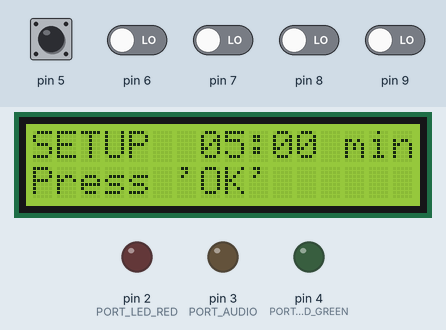
Simulated run of this sketch. Board: Arduino Uno, built with avr-gcc and run on an emulated ATmega328P. On the bench: 16×2 character LCD, output pins drawn as LEDs (lit = HIGH). The test bench sets the inputs (shaded band); at power-on: pin 5–9 LOW. Pins used as bus, display or sensor lines are not drawn; what the sketch prints to the serial monitor is not drawn.

Above: at 1.3 s.
1.4 s: pin 7 driven HIGH
At 2.49 s:
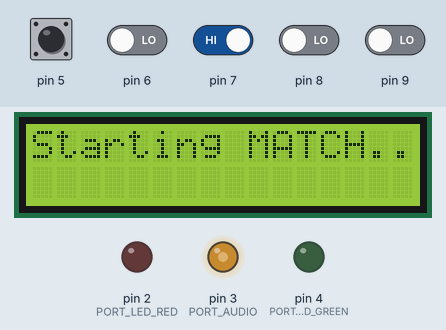
3.4 s: pin 5 pulsed HIGH 5 times (0.12 s each, 0.3 s apart)
At 5.9 s:
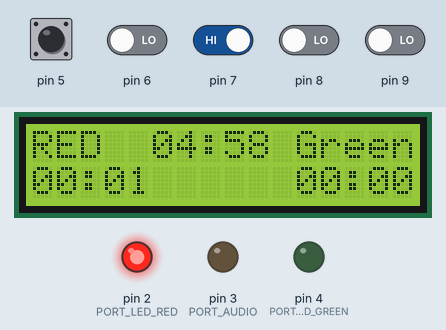
6.6 s: pin 6 driven HIGH
At 7.9 s:
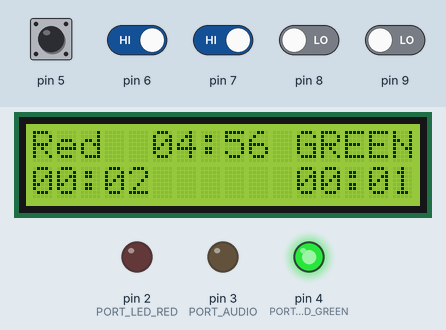
9.6 s: pin 5 driven HIGH
At 10.9 s:
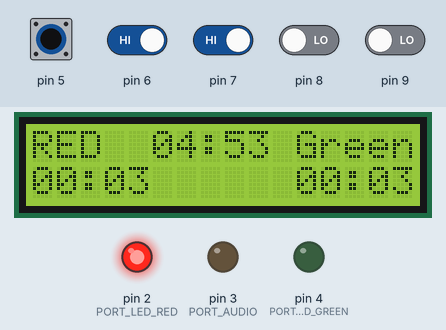
Timing chart, 0 to 12.6 s (numbered marks = the images above; inputs shaded):
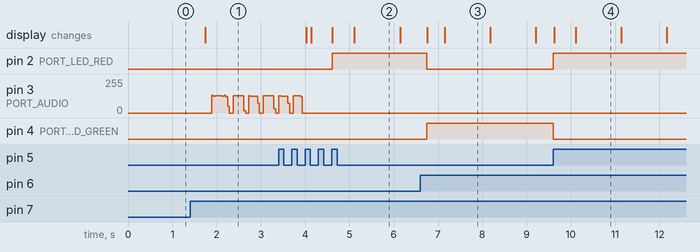

The sketch:

box.ino
```cpp
// (licence header left out)
#include <Wire.h>
#include <LCD_I2C.h>
```

audio.h
```cpp
// (licence header left out)
#ifndef BOX_AUDIO_HEADER
#define BOX_AUDIO_HEADER

#include "constants.h"
#include "ports.h"

#define NOTES           8
#define NOTE_LENGTH     500
#define START_DELAY     100
#define MELODY_DELAY    100
#define SILENCE_DELAY   100 * 2

int notes_tab[] = {1911, 1702, 1516, 1431, 1275, 1136, 1012}; // BASS C-B

#define REST   -1
#define NOTE_C 0
#define NOTE_D 1
#define NOTE_E 2
#define NOTE_F 3
#define NOTE_G 4
#define NOTE_A 5
#define NOTE_B 6

//int8_t start_melody[] = {NOTE_C, NOTE_G, NOTE_E, NOTE_F, NOTE_F, NOTE_E};
//int8_t start_melody[] = {NOTE_E, NOTE_F, NOTE_F, NOTE_E, NOTE_G, NOTE_C};
//int8_t start_melody[] = {NOTE_C, NOTE_D, NOTE_F, NOTE_D, NOTE_A, REST, NOTE_A, NOTE_G, REST,
//						 NOTE_C, NOTE_D, NOTE_F, NOTE_D, NOTE_G, REST, NOTE_G, NOTE_G, NOTE_F};
//int8_t start_melody[] = {NOTE_C, NOTE_E, NOTE_G, NOTE_G, REST, NOTE_G, NOTE_F, NOTE_G, NOTE_A, NOTE_G};
int start_melody[] = {NOTE_C, 100, NOTE_G, 100, NOTE_A, 100,
					  NOTE_G, 100, NOTE_A, 100, NOTE_B, 100};
size_t start_melody_size = sizeof(start_melody) / sizeof(int);

int final_melody[] = {NOTE_E, 100, NOTE_F, 100, NOTE_F, 100,
					  NOTE_E, 100, NOTE_G, 100, NOTE_C, 100};
size_t final_melody_size = sizeof(final_melody) / sizeof(int);

void __audio_play_note(uint8_t note_index, size_t length)
{
	for(size_t i = 0; i < length; i++) {
		digitalWrite(PORT_AUDIO, HIGH);
		delayMicroseconds(notes_tab[note_index]);
		digitalWrite(PORT_AUDIO, LOW);
		delayMicroseconds(notes_tab[note_index]);
	}
}

void __audio_play_melody(int* melody, size_t melody_size)
{
	for(size_t i = 0; i < melody_size; i += 2) {
		int note_index = melody[i];
		int note_length = melody[i + 1];
		if (note_index >= 0 && note_index < NOTES) {
			__audio_play_note((uint8_t)note_index, (size_t)note_length);
		} else {
			delay(note_length);
		}
		delay(note_length);
	}
}

void __audio_power_on()
{
	digitalWrite(PORT_AUDIO_POWER, HIGH);
	delay(START_DELAY);
}

void __audio_power_off()
{
	digitalWrite(PORT_AUDIO_POWER, LOW);
}

void hal_audio_init()
{
	pinMode(PORT_AUDIO, OUTPUT);
	pinMode(PORT_AUDIO_POWER, OUTPUT);
	digitalWrite(PORT_AUDIO, LOW);
}

void hal_audio_play_start()
{
	__audio_power_on();
	__audio_play_melody(start_melody, start_melody_size);
	__audio_power_off();
}

void hal_audio_play_final()
{
	__audio_power_on();
	__audio_play_melody(final_melody, final_melody_size);
	__audio_power_off();
}

#endif
```

buttons.h
```cpp
// (licence header left out)
#ifndef BOX_BUTTONS_HEADER
#define BOX_BUTTONS_HEADER

#include "constants.h"
#include "ports.h"

#define BUTTONS           5
#define BUTTON_TIMEOUT    50

int button_states[BUTTONS];
uint32_t button_times[BUTTONS];

void hal_buttons_init()
{
	// Setup buttons
	for (size_t i = 0; i < BUTTONS; i++) {
		int port = PORT_BUTTON_RED + i;
		pinMode(port, INPUT);
		button_times[i] = 0;
		button_states[i] = 0;
	}
}

int hal_buttons_check()
{
	int result = 0;
	uint32_t ms = millis();
	for (size_t i = 0; i < BUTTONS; i++) {
		int port = PORT_BUTTON_RED + i;
		int state = digitalRead(port);
		uint32_t bs = button_times[i];
		if (state == HIGH) {
			if (!button_states[i]) {
				bs = button_times[i];
				if (bs == 0) {
					bs = button_times[i] = ms;
				}
				if (ms - bs >= BUTTON_TIMEOUT) {
					result |= (1 << i);
					button_states[i] = 1;
					button_times[i] = millis();
				}
			}
		} else {
			if (button_states[i]) {
				bs = button_times[i];
				if (bs == 0) {
					bs = button_times[i] = ms;
				}
				if (ms - bs >= BUTTON_TIMEOUT) {
					button_states[i] = 0;
					button_times[i] = millis();
				}
			}
		}
	}
	return result;
}

#endif
```

constants.h
```cpp
// (licence header left out)
#ifndef BOX_CONSTANTS_HEADER
#define BOX_CONSTANTS_HEADER

#define PLAYER_RED    0
#define PLAYER_GREEN  1

/* Event flags */
#define BUTTON_FLAG_RED    1
#define BUTTON_FLAG_GREEN  2
#define BUTTON_FLAG_OK     4
#define BUTTON_FLAG_LEFT   8
#define BUTTON_FLAG_RIGHT  16
#define TIMER_FLAG_TIMEOUT 32
#define TIMER_FLAG_1SEC    64

#endif
```

display.h
```cpp
// (licence header left out)
#ifndef BOX_DISPLAY_HEADER
#define BOX_DISPLAY_HEADER

#include "constants.h"
#include "errors.h"

#define LCD_DEVICE       0x27
#define LCD_ROWS         16
#define LCD_COLUMNS      2

LCD_I2C lcd(LCD_DEVICE, LCD_ROWS, LCD_COLUMNS);

void time_to_buffer(char* buffer, int sec)
{
	int min = sec / 60;
	sec = sec % 60;
	snprintf(buffer, 6, "%02d:%02d", min, sec);
}

void hal_display_init()
{
	lcd.begin();
	lcd.backlight();
	lcd.clear();
	lcd.print("Game Timer Box");
}

void hal_display_setup(int t, int clear)
{
	char buffer[6];
	if (clear) {
		lcd.clear();
		lcd.setCursor(0, 1);
		lcd.print("Press 'OK'");
	}
	time_to_buffer(buffer, t);
	lcd.setCursor(0, 0);
	lcd.print("SETUP  ");
	lcd.print(buffer);
	lcd.print(" min");
}

void hal_display_game_start()
{
	lcd.clear();
	lcd.print("Starting MATCH..");
}

void hal_display_game(uint32_t t, int red, int green, int player, int clear)
{
	char buffer[6];
	if (clear) {
		lcd.clear();
	}
	time_to_buffer(buffer, t);
	lcd.setCursor(0, 0);
	if (player == PLAYER_RED) {
		lcd.print("RED  ");
		lcd.print(buffer);
		lcd.print(" Green");
	} else if (player == PLAYER_GREEN) {
		lcd.print("Red  ");
		lcd.print(buffer);
		lcd.print(" GREEN");
	} else {
		lcd.print("Red  ");
		lcd.print(buffer);
		lcd.print(" Green");
	}
	DEBUG_("Display time: ");
	DEBUG(buffer);
	lcd.setCursor(0, 1);
	time_to_buffer(buffer, red);
	lcd.print(buffer);
	lcd.setCursor(11, 1);
	time_to_buffer(buffer, green);
	lcd.print(buffer);
}

void hal_display_final_start()
{
	lcd.clear();
	lcd.print("MATCH is OVER!!!");
}

void hal_display_final(int winner, int red, int green)
{
	char buffer[6];
	lcd.clear();
	lcd.setCursor(0, 0);
	if (winner == PLAYER_RED) {
		lcd.print("RED WON!!!");
	} else if (winner == PLAYER_GREEN) {
		lcd.print("GREEN WON!!!");
	} else {
		lcd.print("TIE!!!");
	}
	lcd.setCursor(0, 1);
	lcd.print("R");
	time_to_buffer(buffer, red);
	lcd.print(buffer);
	lcd.print(" vs G");
	time_to_buffer(buffer, green);
	lcd.print(buffer);
}

void hal_display_error(const char* s)
{
	lcd.clear();
	lcd.setCursor(0, 0);
	lcd.print("Error:");
	lcd.setCursor(0, 1);
	lcd.print(s);
}

#endif
```

errors.h
```cpp
// (licence header left out)
#ifndef BOX_ERRORS_HEADER
#define BOX_ERRORS_HEADER

#define __DEBUG 1

#ifdef __DEBUG
   #define DEBUG_BEGIN()   Serial.begin(9600)
   #define DEBUG_(a)       Serial.print(a)
   #define DEBUG(a)        Serial.println(a)
#else
   #define DEBUG_BEGIN()
   #define DEBUG_(a)
   #define DEBUG(a)
#endif

#endif
```

light.h
```cpp
// (licence header left out)
#ifndef BOX_LIGHT_HEADER
#define BOX_LIGHT_HEADER

#include <LCD_I2C.h>

#include "constants.h"
#include "ports.h"

int red_led_state, green_led_state;

void hal_led_init()
{
	// Setup output ports
	pinMode(PORT_LED_RED, OUTPUT);
	pinMode(PORT_LED_GREEN, OUTPUT);

	// Turned off by default
	digitalWrite(PORT_LED_RED, LOW);
	digitalWrite(PORT_LED_GREEN, LOW);

	red_led_state = green_led_state = 0;
}

void hal_led_light(int player, int on)
{
	int port, level;
	int *state;
	if (player == PLAYER_RED) {
		port = PORT_LED_RED;
		state = &red_led_state;
	} else {
		port = PORT_LED_GREEN;
		state = &green_led_state;
	}
	if (on) {
		level = HIGH;
		*state = 1;
	} else {
		level = LOW;
		*state = 0;
	}
	digitalWrite(port, level);
}

void hal_led_toggle(int player)
{
	if (player == PLAYER_RED) {
		hal_led_light(player, !red_led_state);
	} else {
		hal_led_light(player, !green_led_state);
	}
}

#endif
```

timer.h
```cpp
// (licence header left out)
#ifndef BOX_TIMER_HEADER
#define BOX_TIMER_HEADER

#include "constants.h"
#include "errors.h"

uint32_t timer_counter, timer_last, timer_length;
uint32_t timer_1sec_counter, timer_1sec_last;

void hal_timer_init()
{
	timer_counter = timer_last = timer_length = 0;
	timer_1sec_last = millis();
	timer_1sec_counter = 0;
}

void hal_timer_start(int sec)
{
	timer_length = (uint32_t)sec * 1000;
	timer_counter = 0;
	timer_last = millis();
	DEBUG_("Start timer on ");
	DEBUG_(timer_length);
	DEBUG(" ms.");
}

uint32_t hal_timer_left_sec()
{
	if (timer_length == 0) {
		return 0;
	}
	return (timer_length - timer_counter) / 1000;
}

void hal_timer_stop()
{
	timer_counter = timer_last = timer_length = 0;
}

int hal_timer_check()
{
	int result = 0;
	uint32_t ms = millis();

	timer_1sec_counter += ms - timer_1sec_last;
	if (timer_1sec_counter >= 1000) {
		timer_1sec_counter -= 1000;
		result |= TIMER_FLAG_1SEC;
	}
	timer_1sec_last = ms;

	if (timer_length) {
		// DEBUG_("Timer counter before: ");
		// DEBUG_(timer_counter);
		timer_counter += ms - timer_last;
		// DEBUG_(" after: ");
		// DEBUG(timer_counter);
		if (timer_counter >= timer_length) {
			hal_timer_stop(); /* one shot timer */
			result |= TIMER_FLAG_TIMEOUT;
		}
		timer_last = ms;
	}
	return result;
}

#endif
```

ports.h
```cpp
// (licence header left out)
#ifndef BOX_PORTS_HEADER
#define BOX_PORTS_HEADER

#define PORT_LED_RED      2
#define PORT_AUDIO        3
#define PORT_LED_GREEN    4
#define PORT_BUTTON_RED   5
#define PORT_BUTTON_GREEN 6
#define PORT_BUTTON_OK    7
#define PORT_BUTTON_LEFT  8
#define PORT_BUTTON_RIGHT 9
#define PORT_AUDIO_POWER  10

#endif
```

Source omitted: sm.cpp (18833 bytes)

Measured:
- after the input at 1.4 s, the display: changes after 0.34 s (image 1)
- after the input at 3.4 s, pin 2 (PORT_LED_RED): LOW → HIGH after 1.2 s; the display: first differs from a run without the input after 1.2 s (image 2 shows a later state)
- after the input at 6.6 s, pin 2 (PORT_LED_RED): HIGH → LOW after 0.14 s; pin 4 (PORT_LED_GREEN): LOW → HIGH after 0.14 s; the display: first changes after 0.16 s (image 3 shows a later state)
- after the input at 9.6 s, pin 2 (PORT_LED_RED): LOW → HIGH at once; pin 4 (PORT_LED_GREEN): HIGH → LOW at once; the display: first changes at once (image 4 shows a later state)
- what the display in image 2 shows lasts 1.0 s, from 5.1 s to 6.1 s
